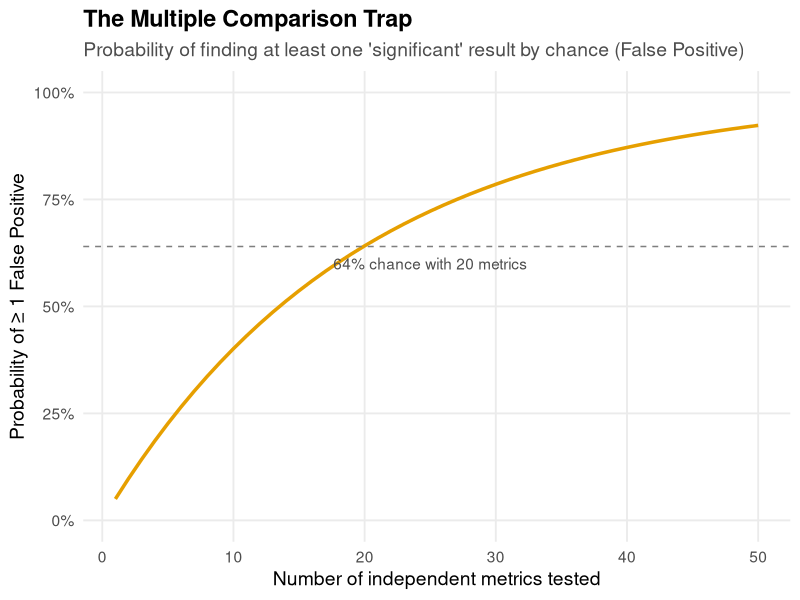

Reproduce this figure in R.
##########################################################
## Everyday Causal Inference: How to estimate, test, and explain impacts with R and Python
## Copyright © 2025 by Robson Tigre. All rights reserved.
## You may read, share, and cite for learning purposes, provided you credit the source.
## It should not be used to create competing educational or commercial products
##########################################################
## Code for Chapter 4 - Experiments I: designing and running reliable experiments
## Created: Dec 22, 2025
## Last modified: Dec 22, 2025
##########################################################

#########################################
# Ignoring multiple testing
#########################################
library(ggplot2)
library(scales)
library(dplyr)

# Set up the range for the number of metrics (hypotheses tested)
n_metrics <- 1:50
alpha <- 0.05

# Calculate the probability of at least one false positive
# Formula: P(FP >= 1) = 1 - (1 - alpha)^n
prob_fp <- 1 - (1 - alpha)^n_metrics

# Create a data frame for plotting
data <- data.frame(
    n_metrics = n_metrics,
    prob_fp = prob_fp
)

# Generate the plot
p <- ggplot(data, aes(x = n_metrics, y = prob_fp)) +
    geom_line(color = "#E69F00", size = 1.2) +
    geom_hline(yintercept = 0.64, linetype = "dashed", color = "gray50") +
    annotate("text", x = 25, y = 0.60, label = "64% chance with 20 metrics", color = "gray30") +
    scale_y_continuous(labels = percent_format(accuracy = 1), limits = c(0, 1)) +
    labs(
        title = "The Multiple Comparison Trap",
        subtitle = "Probability of finding at least one 'significant' result by chance (False Positive)",
        x = "Number of independent metrics tested",
        y = "Probability of ≥ 1 False Positive"
    ) +
    theme_minimal(base_size = 14) +
    theme(
        panel.grid.minor = element_blank(),
        plot.title = element_text(face = "bold"),
        plot.subtitle = element_text(color = "gray30")
    )

# Save the plot
ggsave("images/multiple-comparisons.png", plot = p, width = 8, height = 5, dpi = 300)
